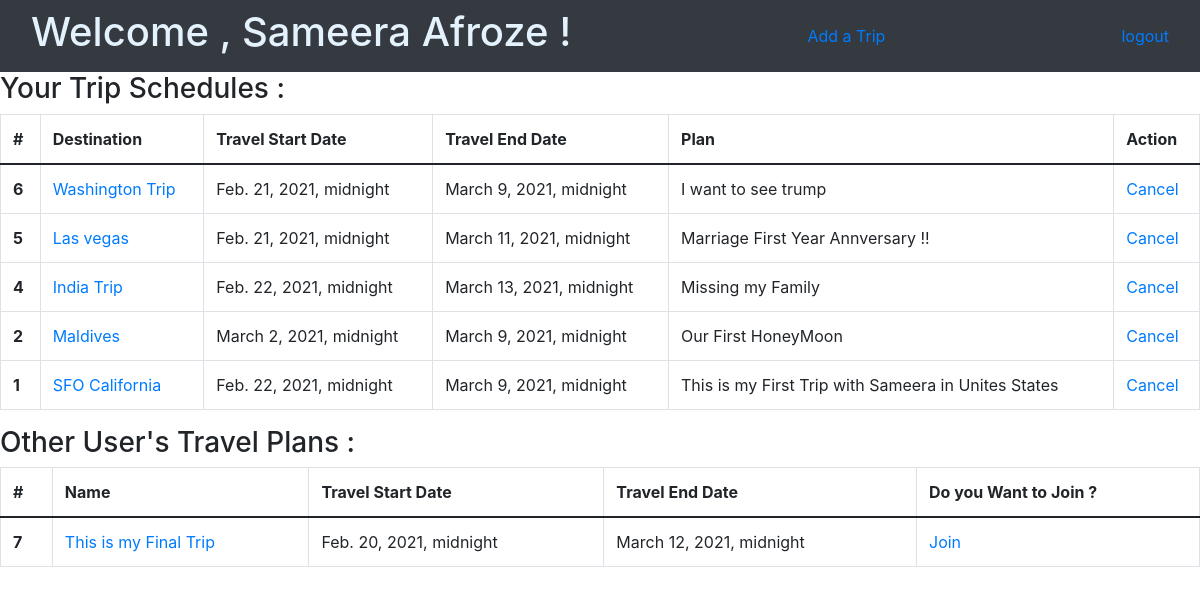
The app's page /travels (signed in) with its own data.
### loginregapp/models.py (models this page shows, shortened)
class User(models.Model):
    first_name=models.CharField(max_length=45)
    last_name=models.CharField(max_length=45)
    email=models.EmailField(max_length=45)
    password=models.CharField(max_length=100)
    created_at=models.DateTimeField(auto_now_add=True)
    updated_at=models.DateTimeField(auto_now=True)
    objects=UserManager()

### travelapp/models.py (models this page shows, shortened)
class Trip(models.Model):
    destination=models.CharField(max_length=45)
    description=models.CharField(max_length=255)
    from_date=models.DateTimeField()
    to_date=models.DateTimeField()
    created_at=models.DateTimeField(auto_now_add=True)
    updated_at=models.DateTimeField(auto_now=True)
    added_by=models.ForeignKey(User,related_name="trip_created",on_delete=models.CASCADE)
    users_who_join=models.ManyToManyField(User,related_name="joined_trips")
    objects=TripManager()

### travelapp/views.py (the view)
# urls.py: path('travels',trv.travels),
def travels(request):
    if 'user_id' not in request.session:
        return redirect('/')
    print(request.session['user_id'])
    return render(request,'travels.html',context={
        'logged_user':User.objects.get(id=request.session['user_id']),
        'trips':Trip.objects.all().order_by('-created_at') ### Get the list of trips added by users
    })

### travelapp/templates/travels.html (shortened to what this page needs)
<!DOCTYPE html>
<html lang="en">
<head>
    {% load static %}
    <link href="https://cdn.jsdelivr.net/npm/bootstrap@5.0.0-beta1/dist/css/bootstrap.min.css" rel="stylesheet"
>
    <link href="//maxcdn.bootstrapcdn.com/bootstrap/4.1.1/css/bootstrap.min.css" rel="stylesheet" id="bootstrap-css">
</head>
<body>
    <nav class="navbar navbar-dark bg-dark">
        <div class="container-fluid">
            <p class="h1" style="color: #e3f2fd;"> Welcome , {{logged_user.first_name}} ! </p>
            <a href="/travels/addtrip">Add a Trip </a>
            <a href="/travels/logout">logout</a>
        </div>
    </nav>
    <div class="d-flex flex-column justify-content-center">
        <div class="yourtrips">
            <p class="h3"> Your Trip Schedules :</p>
            <table class="table table-bordered border-primary">
                <thead>
                    <tr>
                        <th scope="col">#</th>
                        <th scope="col">Destination</th>
                        <th scope="col">Travel Start Date</th>
                        <th scope="col">Travel End Date</th>
                        <th scope="col">Plan</th>
                        <th scope="col">Action</th>
                    </tr>
                </thead>
                <tbody>
                    {% for trip in trips%}
                    {%if trip in logged_user.joined_trips.all %}
                    <tr>
                        <th scope="row">{{trip.id}}</th>
                        <td><a href="{% url 'tripview' trip.id %}" nethod="GET">{{trip.destination}}</a></td>
                        <td>{{trip.from_date}}</td>
                        <td>{{trip.to_date}}</td>
                        <td>{{trip.description}}</td>
                        <td><a href="{% url 'cancel' trip.id %}">Cancel</a>
                    </tr>
                        {%endif%}
                        {% endfor %}
                </tbody>
            </table>
        </div>
        <div class="otherusertrips">
            <p class="h3"> Other User's Travel Plans :</p>
            <table class="table table-bordered border-primary">
                <thead>
                    <tr>
                        <th scope="col">#</th>
                        <th scope="col">Name</th>
                        <th scope="col">Travel Start Date</th>
                        <th scope="col">Travel End Date</th>
                        <th scope="col">Do you Want to Join ?</th>
                    </tr>
                </thead>
                <tbody>
                    {% for trip in trips %}
                    {% if trip not in logged_user.joined_trips.all%}
                    <tr>
                        <th scope="row">{{trip.id}}</th>
                        <td><a href="{% url 'tripview' trip.id %}">{{trip.destination}}</a></td>
                        <td>{{trip.from_date}}</td>
                        <td>{{trip.to_date}}</td>
                        <td><a href="{% url 'join' trip.id %}" method="GET">Join</a></td>
                    </tr>
                    {%endif%}
                    {%endfor%}
                </tbody>
            </table>
        </div>
    </div>
</body>
</html>

### records on screen
User: first_name "Sameera Afroze"
Trip: id "6", destination "Washington Trip", from_date "Feb. 21, 2021, midnight", to_date "March 9, 2021, midnight", description "I want to see trump"
Trip: id "5", destination "Las vegas", from_date "Feb. 21, 2021, midnight", to_date "March 11, 2021, midnight", description "Marriage First Year Annversary !!"
Trip: id "4", destination "India Trip", from_date "Feb. 22, 2021, midnight", to_date "March 13, 2021, midnight", description "Missing my Family"
Trip: id "2", destination "Maldives", from_date "March 2, 2021, midnight", to_date "March 9, 2021, midnight", description "Our First HoneyMoon"
Trip: id "1", destination "SFO California", from_date "Feb. 22, 2021, midnight", to_date "March 9, 2021, midnight", description "This is my First Trip with Sameera in Unites States"
Trip: id "7", destination "This is my Final Trip", from_date "Feb. 20, 2021, midnight", to_date "March 12, 2021, midnight"
